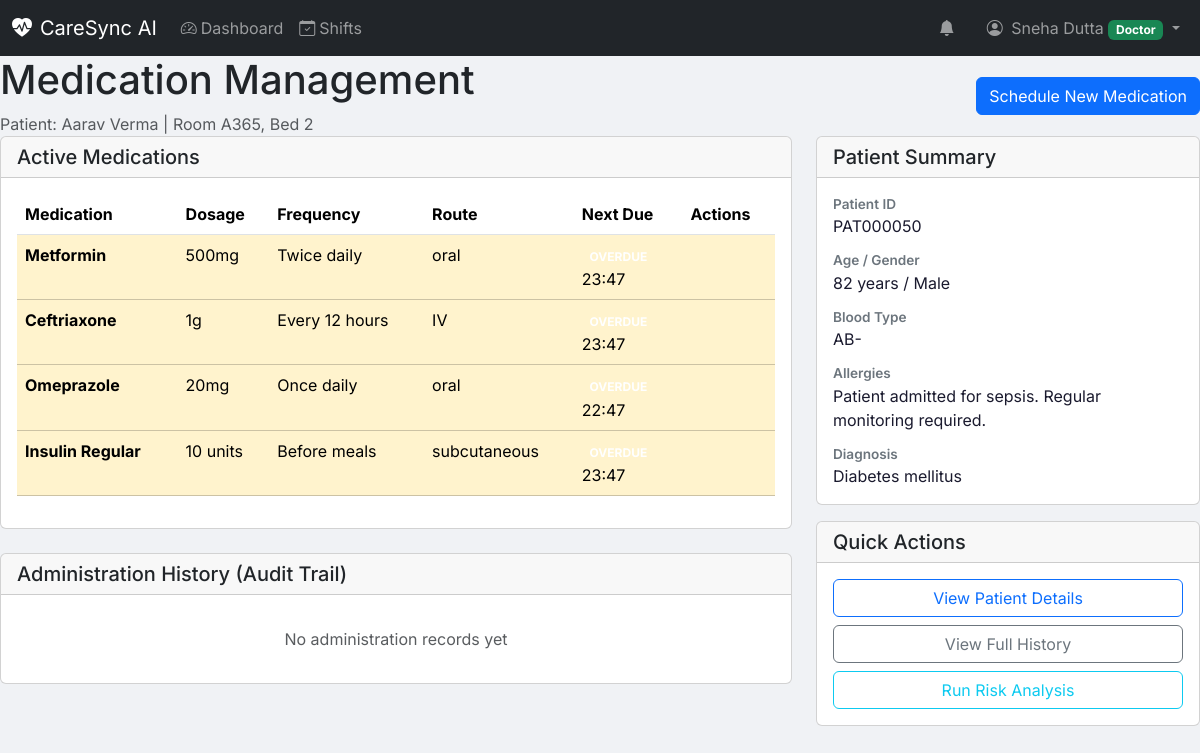
/patient/50/medications (signed in), run on the app's committed database.
### models.py (models this page shows, shortened)
class StaffMember(db.Model):
    __tablename__ = 'staff_members'
    id = db.Column(db.Integer, primary_key=True)
    staff_id = db.Column(db.String(50), unique=True, nullable=False)
    password_hash = db.Column(db.String(256), nullable=False)
    first_name = db.Column(db.String(100), nullable=False)
    last_name = db.Column(db.String(100), nullable=False)
    email = db.Column(db.String(120), unique=True, nullable=False)
    phone = db.Column(db.String(20), nullable=True)
    role = db.Column(db.String(20), nullable=False)  # 'admin', 'doctor', 'nurse'
    department = db.Column(db.String(100), nullable=True)
    specialization = db.Column(db.String(100), nullable=True)
    is_on_duty = db.Column(db.Boolean, default=False)
    is_active = db.Column(db.Boolean, default=True)
    created_at = db.Column(db.DateTime, default=datetime.now)
    updated_at = db.Column(db.DateTime, default=datetime.now, onupdate=datetime.now)
    @property
    def full_name(self):
        return f"{self.first_name} {self.last_name}"

class Patient(db.Model):
    __tablename__ = 'patients'
    id = db.Column(db.Integer, primary_key=True)
    patient_id = db.Column(db.String(50), unique=True, nullable=False)
    first_name = db.Column(db.String(100), nullable=False)
    last_name = db.Column(db.String(100), nullable=False)
    date_of_birth = db.Column(db.Date, nullable=False)
    gender = db.Column(db.String(10), nullable=False)
    blood_type = db.Column(db.String(5), nullable=True)
    phone = db.Column(db.String(20), nullable=True)
    email = db.Column(db.String(120), nullable=True)
    address = db.Column(db.Text, nullable=True)
    emergency_contact_name = db.Column(db.String(100), nullable=True)
    emergency_contact_phone = db.Column(db.String(20), nullable=True)
    room_number = db.Column(db.String(20), nullable=True)
    bed_number = db.Column(db.String(10), nullable=True)
    status = db.Column(db.String(20), default='admitted')  # admitted, discharged, emergency, icu
    admission_date = db.Column(db.DateTime, default=datetime.now)
    discharge_date = db.Column(db.DateTime, nullable=True)
    diagnosis = db.Column(db.Text, nullable=True)
    notes = db.Column(db.Text, nullable=True)
    assigned_doctor_id = db.Column(db.Integer, db.ForeignKey('staff_members.id'), nullable=True)
    assigned_nurse_id = db.Column(db.Integer, db.ForeignKey('staff_members.id'), nullable=True)
    created_at = db.Column(db.DateTime, default=datetime.now)
    updated_at = db.Column(db.DateTime, default=datetime.now, onupdate=datetime.now)
    assigned_doctor = db.relationship('StaffMember', foreign_keys=[assigned_doctor_id], backref='patients_as_doctor')
    assigned_nurse = db.relationship('StaffMember', foreign_keys=[assigned_nurse_id], backref='patients_as_nurse')
    vitals = db.relationship('VitalSign', backref='patient', lazy='dynamic', order_by='desc(VitalSign.recorded_at)')
    @property
    def full_name(self):
        return f"{self.first_name} {self.last_name}"
    @property
    def age(self):
        today = datetime.now().date()
        return today.year - self.date_of_birth.year - ((today.month, today.day) < (self.date_of_birth.month, self.date_of_birth.day))

class Medication(db.Model):
    __tablename__ = 'medications'
    id = db.Column(db.Integer, primary_key=True)
    patient_id = db.Column(db.Integer, db.ForeignKey('patients.id'), nullable=False)
    name = db.Column(db.String(200), nullable=False)
    dosage = db.Column(db.String(100), nullable=False)
    frequency = db.Column(db.String(100), nullable=False)
    route = db.Column(db.String(50), nullable=True)  # oral, IV, injection, etc.
    start_date = db.Column(db.DateTime, nullable=False)
    end_date = db.Column(db.DateTime, nullable=True)
    last_administered = db.Column(db.DateTime, nullable=True)
    next_due = db.Column(db.DateTime, nullable=True)
    prescribed_by_id = db.Column(db.Integer, db.ForeignKey('staff_members.id'), nullable=True)
    notes = db.Column(db.Text, nullable=True)
    is_active = db.Column(db.Boolean, default=True)
    created_at = db.Column(db.DateTime, default=datetime.now)
    patient = db.relationship('Patient', backref='medications')
    prescribed_by = db.relationship('StaffMember', backref='prescribed_medications')

### routes.py (the view)
@app.route('/patient/<int:patient_id>/medications')
@staff_login_required
def patient_medications(patient_id):
    staff = get_staff_user()
    patient = Patient.query.get_or_404(patient_id)
    medications = Medication.query.filter_by(patient_id=patient_id, is_active=True).all()
    past_medications = Medication.query.filter_by(patient_id=patient_id, is_active=False).limit(10).all()
    administrations = MedicationAdministration.query.filter_by(patient_id=patient_id).order_by(
        MedicationAdministration.administered_at.desc()
    ).limit(30).all()
    return render_template('patient_medications.html',
        staff=staff,
        patient=patient,
        medications=medications,
        past_medications=past_medications,
        administrations=administrations
    )

### templates/patient_medications.html (shortened to what this page needs)
{% extends "dashboard_base.html" %}
{% block content %}
<div class="content-header">
    <div class="d-flex justify-content-between align-items-center">
        <div>
            <h1>Medication Management</h1>
            <p class="text-muted mb-0">Patient: {{ patient.full_name }} | Room {{ patient.room_number }}, Bed {{ patient.bed_number }}</p>
        </div>
        <div>
            {% if staff.role in ['doctor', 'admin'] %}
            <a href="{{ url_for('medication_schedule', patient_id=patient.id) }}" class="btn btn-primary">
                 Schedule New Medication
            </a>
            {% endif %}
        </div>
    </div>
</div>
<div class="row">
    <div class="col-lg-8">
        <div class="card mb-4">
            <div class="card-header">
                <h5 class="mb-0">Active Medications</h5>
            </div>
            <div class="card-body">
                {% if medications %}
                <div class="table-responsive">
                    <table class="table table-hover">
                        <thead>
                            <tr>
                                <th>Medication</th>
                                <th>Dosage</th>
                                <th>Frequency</th>
                                <th>Route</th>
                                <th>Next Due</th>
                                <th>Actions</th>
                            </tr>
                        </thead>
                        <tbody>
                            {% for med in medications %}
                            <tr class="{{ 'table-warning' if med.next_due and med.next_due <= now else '' }}">
                                <td>
                                    <strong>{{ med.name }}</strong>
                                </td>
                                <td>{{ med.dosage }}</td>
                                <td>{{ med.frequency }}</td>
                                <td>{{ med.route or '-' }}</td>
                                <td>
                                    {% if med.next_due %}
                                        {% if med.next_due <= now %}
                                        <span class="badge badge-danger">OVERDUE</span><br>
                                        {% endif %}
                                        {{ med.next_due.strftime('%H:%M') }}
                                    {% else %}
                                        PRN
                                    {% endif %}
                                </td>
                                <td>
                                </td>
                            </tr>
                            {% endfor %}
                        </tbody>
                    </table>
                </div>
                {% else %}
                <div class="text-center py-4">
                    <i data-feather="inbox" style="width: 48px; height: 48px;" class="text-muted"></i>
                    <p class="mt-3 text-muted">No active medications</p>
                </div>
                {% endif %}
            </div>
        </div>
        <div class="card">
            <div class="card-header">
                <h5 class="mb-0">Administration History (Audit Trail)</h5>
            </div>
            <div class="card-body">
                {% if administrations %}
                <div class="table-responsive">
                    <table class="table table-sm">
                        <thead>
                            <tr>
                                <th>Date/Time</th>
                                <th>Medication</th>
                                <th>Dosage</th>
                                <th>Administered By</th>
                                <th>Status</th>
                                <th>Notes</th>
                            </tr>
                        </thead>
                        <tbody>
                            {% for admin in administrations %}
                            <tr>
                                <td>{{ admin.administered_at.strftime('%Y-%m-%d %H:%M') }}</td>
                                <td>{{ admin.medication.name }}</td>
                                <td>{{ admin.dosage_given }}</td>
                                <td>{{ admin.administered_by.full_name }}</td>
                                <td>
                                    <span class="badge badge-{{ 'success' if admin.status == 'administered' else 'warning' if admin.status == 'held' else 'secondary' }}">
                                        {{ admin.status|upper }}
                                    </span>
                                </td>
                                <td>{{ admin.notes[:30] if admin.notes else '-' }}{% if admin.notes and admin.notes|length > 30 %}...{% endif %}</td>
                            </tr>
                            {% endfor %}
                        </tbody>
                    </table>
                </div>
                {% else %}
                <p class="text-muted mb-0 text-center py-3">No administration records yet</p>
                {% endif %}
            </div>
        </div>
    </div>
    <div class="col-lg-4">
        <div class="card mb-3">
            <div class="card-header">
                <h5 class="mb-0">Patient Summary</h5>
            </div>
            <div class="card-body">
                <dl class="mb-0">
                    <dt>Patient ID</dt>
                    <dd>{{ patient.patient_id }}</dd>
                    <dt>Age / Gender</dt>
                    <dd>{{ patient.age }} years / {{ patient.gender }}</dd>
                    <dt>Blood Type</dt>
                    <dd>{{ patient.blood_type or 'Unknown' }}</dd>
                    <dt>Allergies</dt>
                    <dd>{{ patient.notes or 'None recorded' }}</dd>
                    <dt>Diagnosis</dt>
                    <dd>{{ patient.diagnosis or 'Pending' }}</dd>
                </dl>
            </div>
        </div>
        <div class="card mb-3">
            <div class="card-header">
                <h5 class="mb-0">Quick Actions</h5>
            </div>
            <div class="card-body">
                <a href="{{ url_for('patient_detail', patient_id=patient.id) }}" class="btn btn-outline-primary btn-block mb-2">
                     View Patient Details
                </a>
                <a href="{{ url_for('patient_history', patient_id=patient.id) }}" class="btn btn-outline-secondary btn-block mb-2">
                     View Full History
                </a>
                <a href="{{ url_for('patient_risk_analysis', patient_id=patient.id) }}" class="btn btn-outline-info btn-block">
                     Run Risk Analysis
                </a>
            </div>
        </div>
    </div>
</div>
{% endblock %}

### templates/dashboard_base.html (shortened to what this page needs)
{% extends "base.html" %}
{% block body_class %}dashboard-page{% endblock %}
{% block navbar %}
<nav class="navbar navbar-expand-lg navbar-dark bg-dark fixed-top">
    <div class="container-fluid">
        <a class="navbar-brand" href="{{ url_for('dashboard') }}">
            <i class="bi bi-heart-pulse-fill me-2"></i>CareSync AI
        </a>
        <div class="collapse navbar-collapse" id="navbarNav">
            <ul class="navbar-nav me-auto">
                {% if staff.role == 'admin' %}
                <li class="nav-item">
                    <a class="nav-link" href="{{ url_for('admin_dashboard') }}">
                        <i class="bi bi-speedometer2 me-1"></i>Dashboard
                    </a>
                </li>
                <li class="nav-item">
                    <a class="nav-link" href="{{ url_for('admin_users') }}">
                        <i class="bi bi-people me-1"></i>Staff
                    </a>
                </li>
                <li class="nav-item">
                    <a class="nav-link" href="{{ url_for('admin_patients') }}">
                        <i class="bi bi-person-heart me-1"></i>Patients
                    </a>
                </li>
                <li class="nav-item">
                    <a class="nav-link" href="{{ url_for('doctor_dashboard') }}">
                        <i class="bi bi-activity me-1"></i>Doctor View
                    </a>
                </li>
                <li class="nav-item">
                    <a class="nav-link" href="{{ url_for('nurse_dashboard') }}">
                        <i class="bi bi-clipboard2-pulse me-1"></i>Nurse View
                    </a>
                </li>
                {% elif staff.role == 'doctor' %}
                <li class="nav-item">
                    <a class="nav-link" href="{{ url_for('doctor_dashboard') }}">
                        <i class="bi bi-speedometer2 me-1"></i>Dashboard
                    </a>
                </li>
                {% elif staff.role == 'nurse' %}
                <li class="nav-item">
                    <a class="nav-link" href="{{ url_for('nurse_dashboard') }}">
                        <i class="bi bi-speedometer2 me-1"></i>Dashboard
                    </a>
                </li>
                {% endif %}
                <li class="nav-item">
                    <a class="nav-link" href="{{ url_for('shift_management') }}">
                        <i class="bi bi-calendar-check me-1"></i>Shifts
                    </a>
                </li>
            </ul>
            <ul class="navbar-nav">
                <li class="nav-item me-3">
                    <span class="nav-link" id="alertIndicator">
                        <i class="bi bi-bell-fill"></i>
                    </span>
                </li>
                <li class="nav-item dropdown">
                    <a class="nav-link dropdown-toggle" href="#" role="button" data-bs-toggle="dropdown">
                        <i class="bi bi-person-circle me-1"></i>
                        {{ staff.full_name }}
                        <span class="badge bg-{{ 'primary' if staff.role == 'admin' else 'success' if staff.role == 'doctor' else 'info' }}">
                            {{ staff.role|title }}
                        </span>
                    </a>
                </li>
            </ul>
        </div>
    </div>
</nav>
{% endblock %}

### data on the page
StaffMember: full_name "Sneha Dutta", role "Doctor"
Patient: full_name "Aarav Verma", room_number "A365", bed_number "2", patient_id "PAT000050", age "82", gender "Male", blood_type "AB-", notes "Patient admitted for sepsis. Regular monitoring required.", diagnosis "Diabetes mellitus"
Medication: name "Metformin", dosage "500mg", frequency "Twice daily", route "oral", next_due "23:47"
Medication: name "Ceftriaxone", dosage "1g", frequency "Every 12 hours", route "IV", next_due "23:47"
Medication: name "Omeprazole", dosage "20mg", frequency "Once daily", route "oral", next_due "22:47"
Medication: name "Insulin Regular", dosage "10 units", frequency "Before meals", route "subcutaneous", next_due "23:47"
